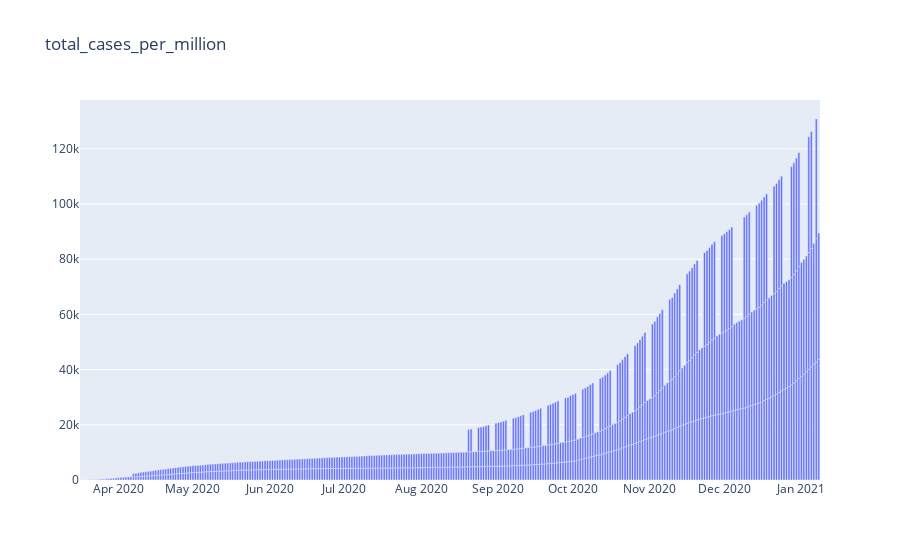

The notebook cell saved with this chart:
### Code cell
fig = go.Figure(data=[go.Bar(x=countries_cols['date'], y=countries_cols['total_cases_per_million'])], layout_title_text="total_cases_per_million")
fig.show()

### Figure 1 — Plotly figure (JSON) as saved in the notebook; plotly's stock layout.template omitted (floating-point values rounded to 4 significant figures; data arrays with more than 128 entries replaced by an {"elided": "..."} marker saying what was removed)
{"data": [{"type": "bar", "x": {"elided": "671 str values"}, "y": {"elided": "671 float values"}}], "layout": {"title": {"text": "total_cases_per_million"}}}
